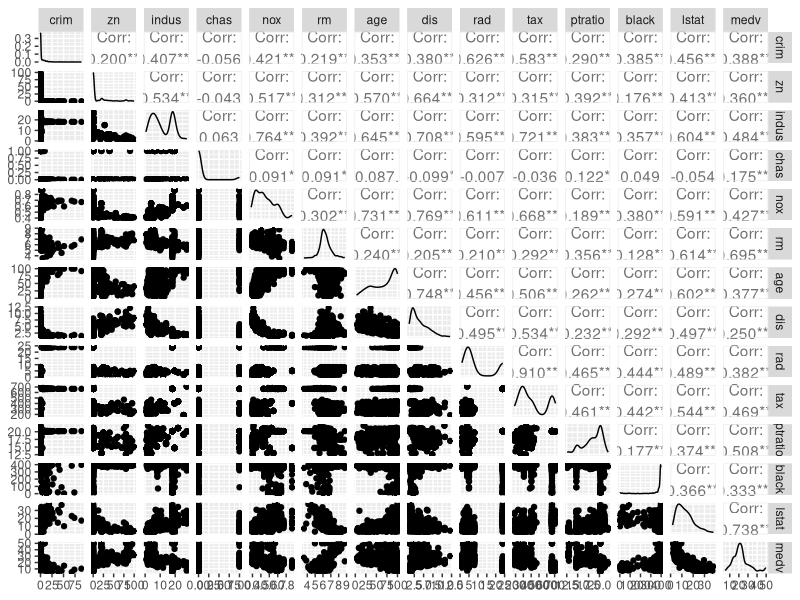
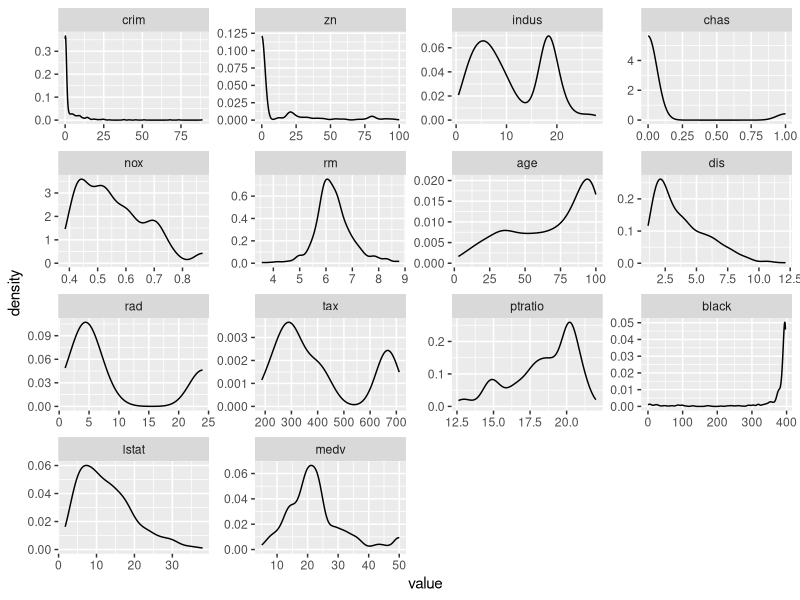
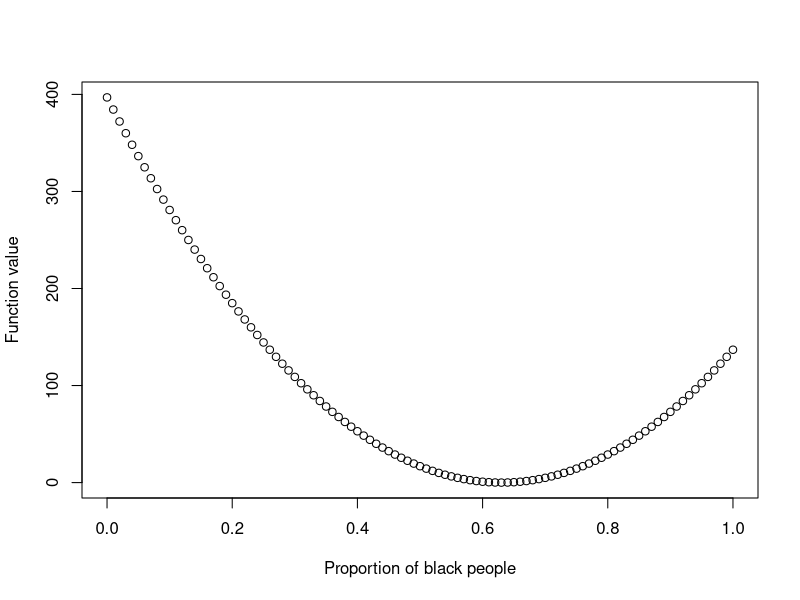
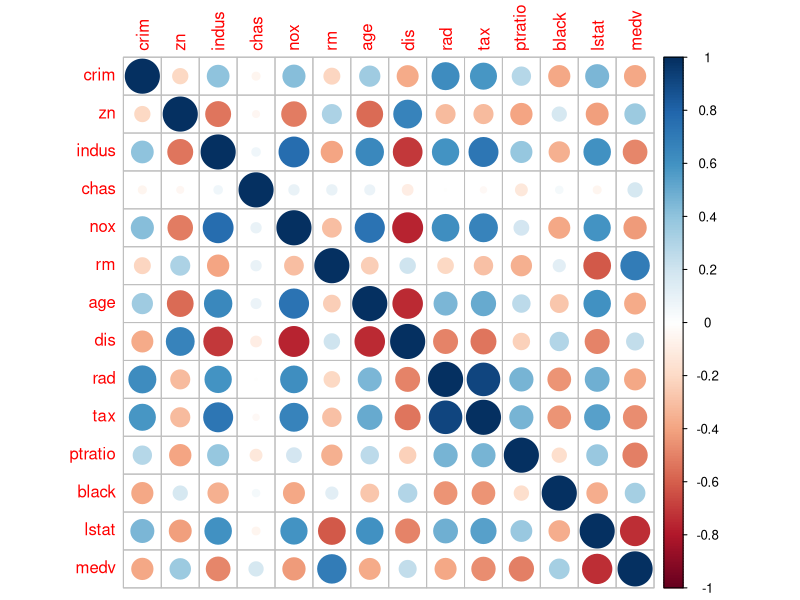
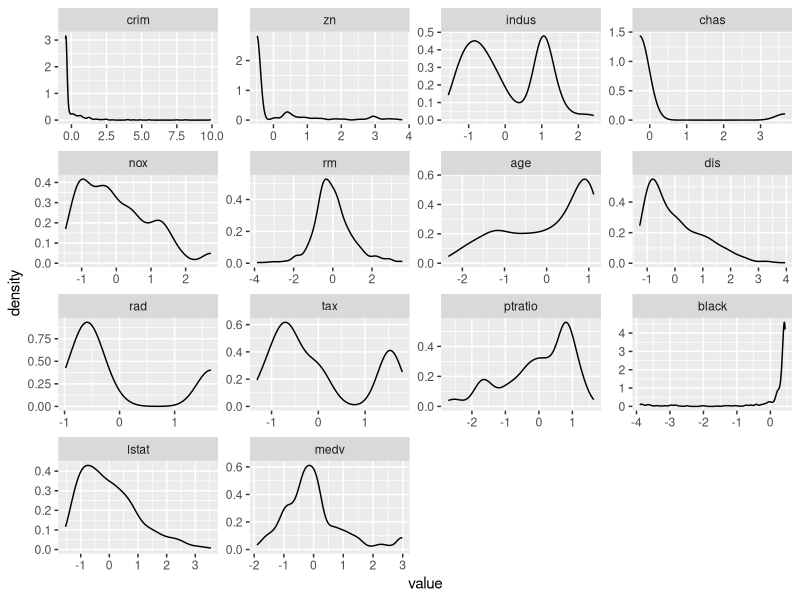
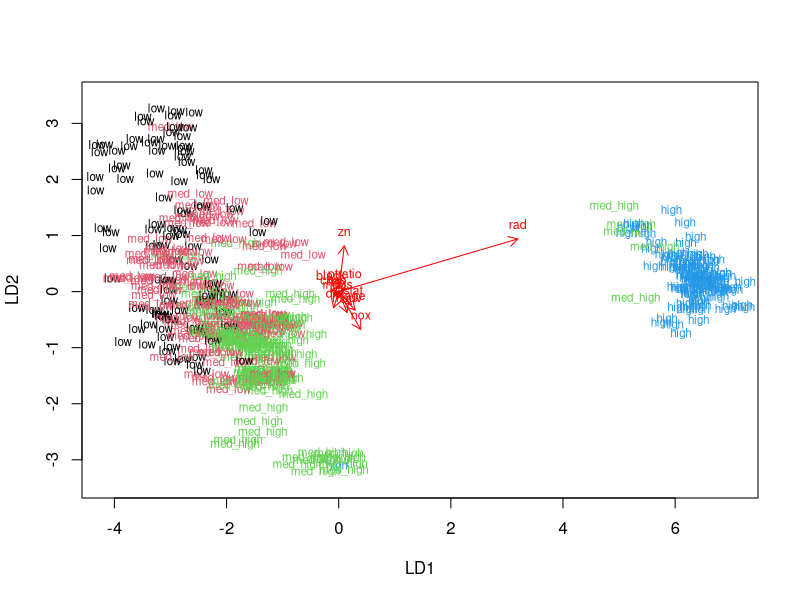
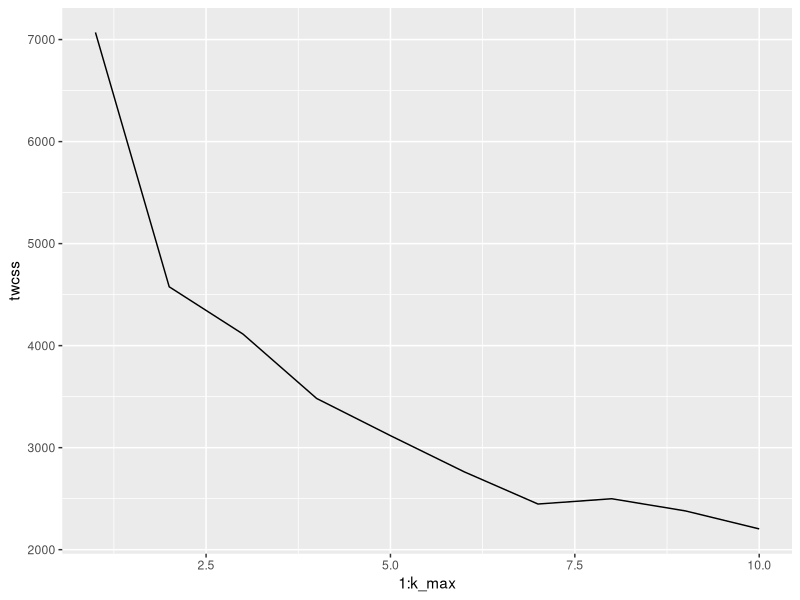
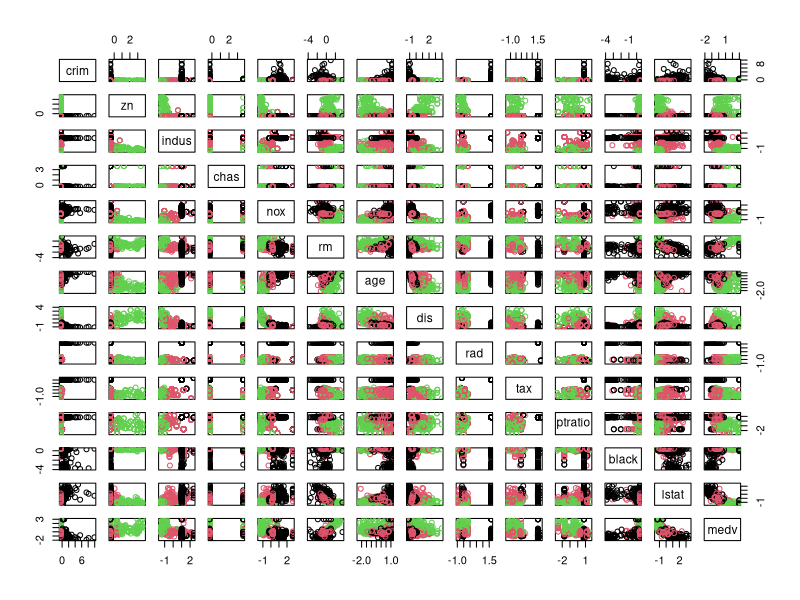

The R script that drew these images, in order:
## ---- chunk 1
# knitr is used to build this report, so it is included by default

# Remove the '##' from each line of R output blocks
knitr::opts_chunk$set(comment = '')

# Used knitr options: No "##" before output
library(dplyr)
library(ggplot2)
library(GGally)
library(gridExtra)
library(reshape2)
library(tidyr)
library(MASS)  # Contains the used dataset
library(corrplot)
## ---- chunk 2
data("Boston")  # Creates variable named Boston
str(Boston)
knitr::kable(head(Boston, 5))
summary(Boston)
## ---- chunk 3
ggpairs(Boston)
## ---- chunk 4
longtable <- melt(Boston)
ggplot(longtable, aes(value)) + geom_density() + facet_wrap(~variable, scales="free")
## ---- chunk 5
x <- 0:100 / 100
y <- 1000*(x-0.63)^2
plot(x,y, xlab="Proportion of black people", ylab="Function value")
# Show the values of x when y > 375.38 (i.e. the value of 1st quantile)
x[y > 375.38]
## ---- chunk 6
corrplot(cor(Boston), method="circle")
## ---- chunk 7
scaled <- scale(Boston)

# scale() returns a matrix object, change it to a data.frame
scaled <- as.data.frame(scaled)
summary(scaled)

longtable <- melt(scaled)
ggplot(longtable, aes(value)) + geom_density() + facet_wrap(~variable, scales="free")
## ---- chunk 8
# create a quantile vector of crim and print it
bins <- quantile(scaled$crim)
bins

# create a categorical variable 'crime' and take a look using table()
crime <- cut(scaled$crim, breaks = bins, include.lowest = TRUE, label=c("low", "med_low", "med_high", "high"))
table(crime)

# remove original `crim` and add the new `crime` variable to the dataset
# Here I need to explicitly call dplyr::select, as MASS library also has a select function
scaled <- dplyr::select(scaled, -crim)
scaled <- data.frame(scaled, crime)
## ---- chunk 9
# number of rows in the Boston dataset 
n <- nrow(scaled)

# choose randomly 80% of the rows
ind <- sample(n,  size = n * 0.8)

# create train and test sets
train <- scaled[ind,]
test <- scaled[-ind,]  # note the minus!

# save the correct classes from test data
correct_classes_for_test <- test$crime

# remove the crime variable from test data
test <- dplyr::select(test, -crime)

## ---- chunk 10
# linear discriminant analysis
lda.fit <- lda(crime ~ ., data = train)

# print the lda.fit object
lda.fit

# Function lifted directly from DataCamp exercises
# the function for lda biplot arrows
lda.arrows <- function(x, myscale = 1, arrow_heads = 0.1, color = "red", tex = 0.75, choices = c(1,2)){
  heads <- coef(x)
  arrows(x0 = 0, y0 = 0, 
         x1 = myscale * heads[,choices[1]], 
         y1 = myscale * heads[,choices[2]], col=color, length = arrow_heads)
  text(myscale * heads[,choices], labels = row.names(heads), 
       cex = tex, col=color, pos=3)
}

# target classes as numeric
classes <- as.numeric(train$crime)

# plot the lda results
plot(lda.fit, dimen = 2, col=classes, pch=classes)
lda.arrows(lda.fit, myscale = 1)
## ---- chunk 11
# predict classes with test data
lda.pred <- predict(lda.fit, newdata = test)

# cross tabulate the results
table(correct = correct_classes_for_test, predicted = lda.pred$class)
## ---- chunk 12
# Set seed for reproducible results, k-means algorithm sets the initial
# cluster center points randomly.
set.seed(2020)

# Reload original Boston dataset
data('Boston')

# Scale the dataset
boston_scaled <- scale(Boston) %>% as.data.frame()
summary(boston_scaled)
# Calculate euclidean distance and show it
dist_eu <- dist(Boston)
summary(dist_eu)
 
# # manhattan distance matrix
# dist_man <- dist(Boston, method="manhattan")
# 
# # look at the summary of the distances
# summary(dist_man)
# # 

# k-means clustering
km <-kmeans(boston_scaled, centers = 3)
# 
# # plot the Boston dataset with clusters
# pairs(Boston[6:10], col = km$cluster)
# 

# # determine the number of clusters
k_max <- 10
# 
# # calculate the total within sum of squares
twcss <- sapply(1:k_max, function(k){kmeans(boston_scaled, k)$tot.withinss})
# 
# # visualize the results
qplot(x = 1:k_max, y = twcss, geom = 'line')
# 
# # k-means clustering
# km <-kmeans(Boston, centers = 2)
# 
# # plot the Boston dataset with clusters
pairs(boston_scaled, col = km$cluster)
# 

## ---- chunk 13
# Reload original Boston dataset
data('Boston')
# Scale the dataset
boston_scaled <- scale(Boston) %>% as.data.frame
summary(boston_scaled)
# # # k-means clustering
km <-kmeans(boston_scaled, centers = 7)
summary(km)
## ---- chunk 14
# This script is provided in assignment #
model_predictors <- dplyr::select(train, -crime)

# check the dimensions
dim(model_predictors)
dim(lda.fit$scaling)
 
# matrix multiplication
matrix_product <- as.matrix(model_predictors) %*% lda.fit$scaling
matrix_product <- as.data.frame(matrix_product)

# Next, install and access the plotly package. Create a 3D plot (Cool!) of the columns of the matrix product by typing the code below.
# plot_ly(x = matrix_product$LD1, y = matrix_product$LD2, z = matrix_product$LD3, type= 'scatter3d', mode='markers')
## ---- chunk 15
